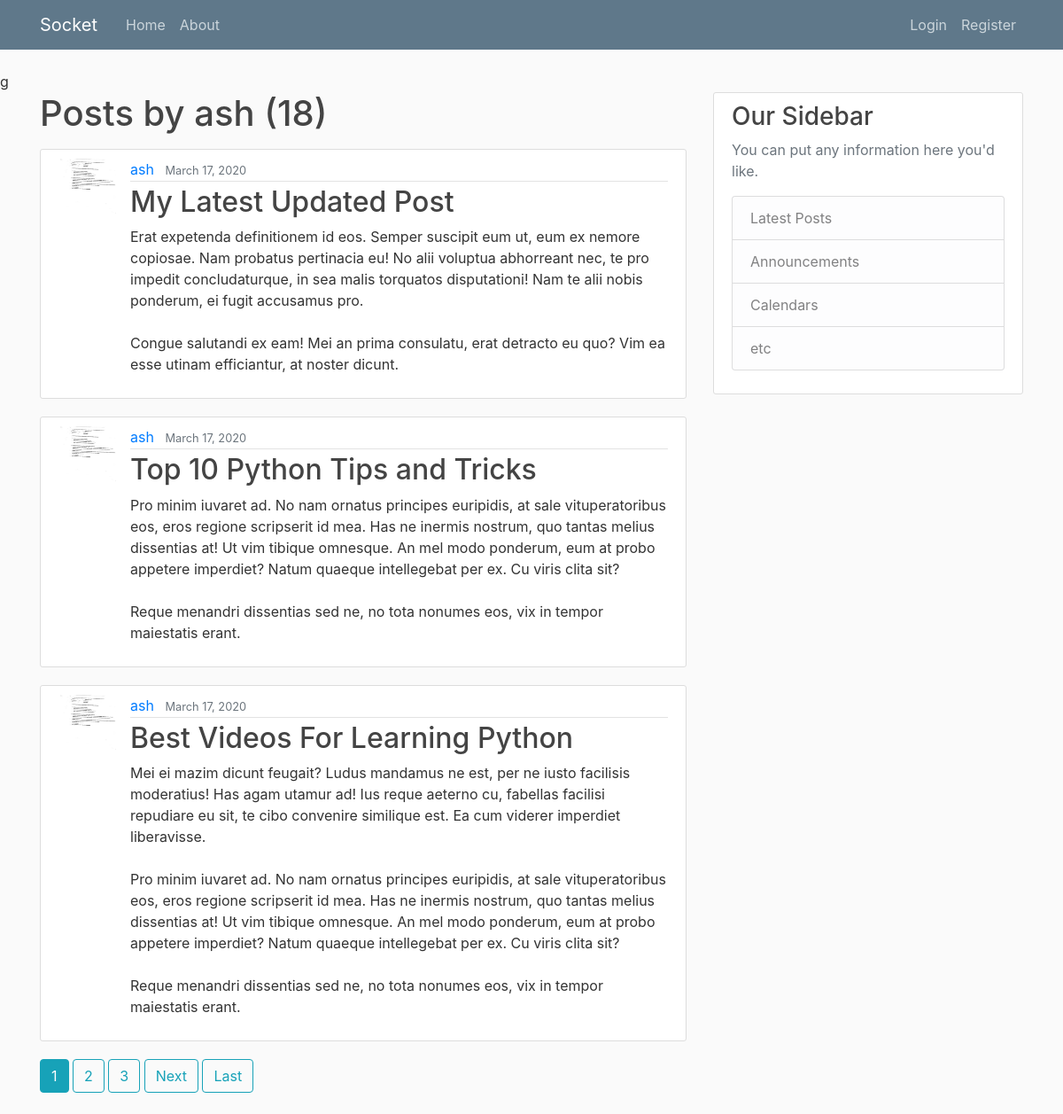
The app's page /user/ash, older data.
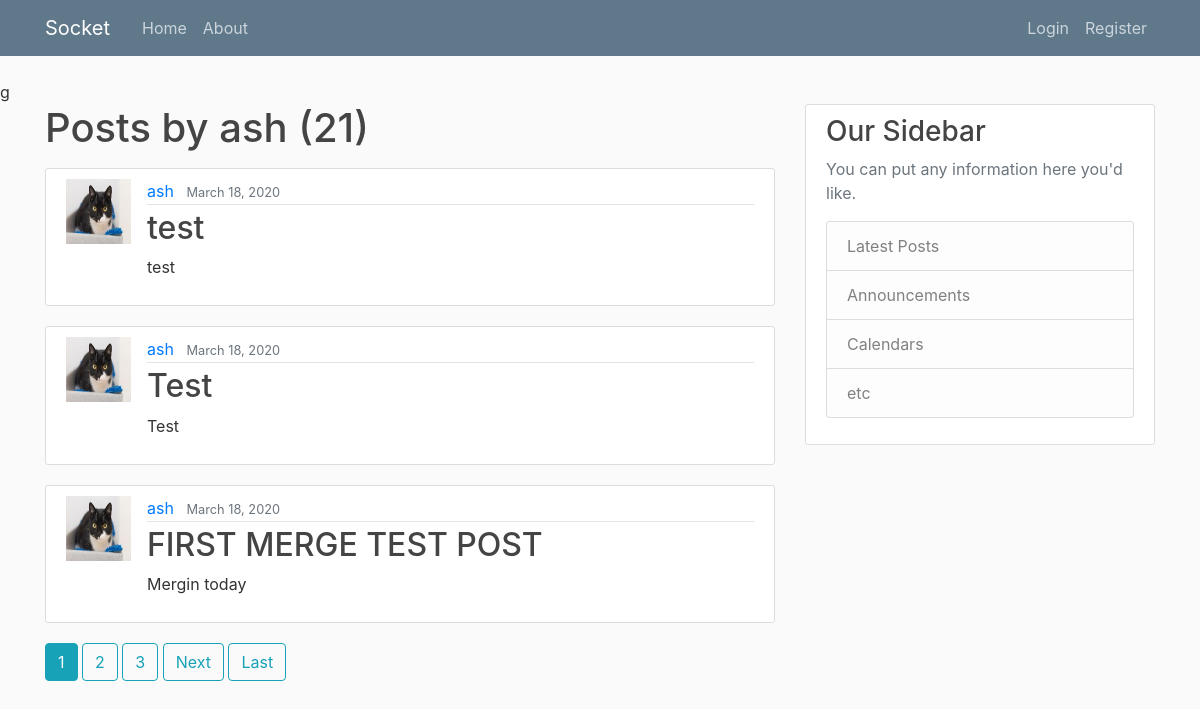
The same page, newer data.
### socketX1/models.py (models this page shows, shortened)
class Post(models.Model):
	title = models.CharField(max_length=100)
	content = models.TextField()
	date_posted = models.DateTimeField(default = timezone.now)
	author = models.ForeignKey(User, on_delete = models.CASCADE) #when you delete a user, you delete all of user's posts

### users/models.py (models this page shows, shortened)
class Profile(models.Model):
	user = models.OneToOneField(User, on_delete= models.CASCADE)
	image = models.ImageField(default= 'default.jpg', upload_to='profile_pics')

### socketX1/views.py (the view)
# urls.py: path('user/<str:username>', UserPostListView.as_view(), name='user-posts'),
class UserPostListView(ListView):
	model = Post
	template_name = 'socketX1/user_posts.html' # <app>/<model>_<viewtype>.html
	context_object_name = 'posts'
	paginate_by = 3
	def get_queryset(self):
		user = get_object_or_404(User, username=self.kwargs.get('username'))
		return Post.objects.filter(author=user).order_by('-date_posted')

### socketX1/templates/socketX1/user_posts.html (shortened to what this page needs)
{% extends "socketX1/base.html" %}
{% block content %}
	<h1 class="mb-3">Posts by {{ view.kwargs.username }} ({{ page_obj.paginator.count }})</h1>
	{% for post in posts %}
		<article class="media content-section">
		  <img class ="rounded-cricle article-img" src="{{ post.author.profile.image.url }}">
		  <div class="media-body">
		    <div class="article-metadata">
		      <a class="mr-2" href="{% url 'user-posts' post.author.username %}">{{ post.author }}</a>
		      <small class="text-muted">{{ post.date_posted|date:"F d, Y"}}</small>
		    </div>
		    <h2><a class="article-title" href="{% url 'post-detail' post.id %}">{{ post.title }}</a></h2>
		    <p class="article-content">{{ post.content }}</p>
		  </div>
		</article>
	{% endfor %}
	{% if is_paginated %}
		{% for num in page_obj.paginator.page_range %}
			{% if page_obj.number == num %}
				<a class = "btn btn-info mb-4"href="?page={{ num }}">{{ num }}</a>
			{% elif num > page_obj.number|add:'-3' and num < page_obj.number|add:'3'%}
				<a class = "btn btn-outline-info mb-4"href="?page={{ num }}">{{ num }}</a>
			{% endif %}
		{% endfor %}
		{% if page_obj.has_next %}
			<a class = "btn btn-outline-info mb-4"href="?page={{ page_obj.next_page_number }}">Next</a>
			<a class = "btn btn-outline-info mb-4"href="?page={{ page_obj.paginator.num_pages }}">Last</a>
		{% endif %}
	{% endif %}
{% endblock content %}

Row changes from the older to the newer data that the page shows:
no longer on this page (row unchanged): Post: author.profile.image (picture), author "ash", date_posted "March 17, 2020", title "My Latest Updated Post", content "Erat expetenda definitionem id eos. Semper suscipit eum ut, eum ex nemore copiosae. Nam probatus pertinacia eu! No alii voluptua abhorreant nec, te pro impedit concludaturque, in sea malis torquatos disputationi! Nam te alii nobis ponderum, ei fugit accusamus pro. Congue salutandi ex eam! Mei an prima consulatu, erat detracto eu quo? Vim ea esse utinam efficiantur, at noster dicunt."
no longer on this page (row unchanged): Post: author.profile.image (picture), author "ash", date_posted "March 17, 2020", title "Top 10 Python Tips and Tricks", content "Pro minim iuvaret ad. No nam ornatus principes euripidis, at sale vituperatoribus eos, eros regione scripserit id mea. Has ne inermis nostrum, quo tantas melius dissentias at! Ut vim tibique omnesque. An mel modo ponderum, eum at probo appetere imperdiet? Natum quaeque intellegebat per ex. Cu viris clita sit? Reque menandri dissentias sed ne, no tota nonumes eos, vix in tempor maiestatis erant."
no longer on this page (row unchanged): Post: author.profile.image (picture), author "ash", date_posted "March 17, 2020", title "Best Videos For Learning Python", content "Mei ei mazim dicunt feugait? Ludus mandamus ne est, per ne iusto facilisis moderatius! Has agam utamur ad! Ius reque aeterno cu, fabellas facilisi repudiare eu sit, te cibo convenire similique est. Ea cum viderer imperdiet liberavisse. Pro minim iuvaret ad. No nam ornatus principes euripidis, at sale vituperatoribus eos, eros regione scripserit id mea. Has ne inermis nostrum, quo tantas melius dissentias at! Ut vim tibique omnesque. An mel modo ponderum, eum at probo appetere imperdiet? Natum quaeque intellegebat per ex. Cu viris clita sit? Reque menandri dissentias sed ne, no tota nonumes eos, vix in tempor maiestatis erant."
added Post: author.profile.image (picture), author "ash", date_posted "March 18, 2020", title "test", content "test"
added Post: author.profile.image (picture), author "ash", date_posted "March 18, 2020", title "Test", content "Test"
added Post: author.profile.image (picture), author "ash", date_posted "March 18, 2020", title "FIRST MERGE TEST POST", content "Mergin today"
Text that changed along with them:
{{ page_obj.paginator.count }}: "18" → "21"
